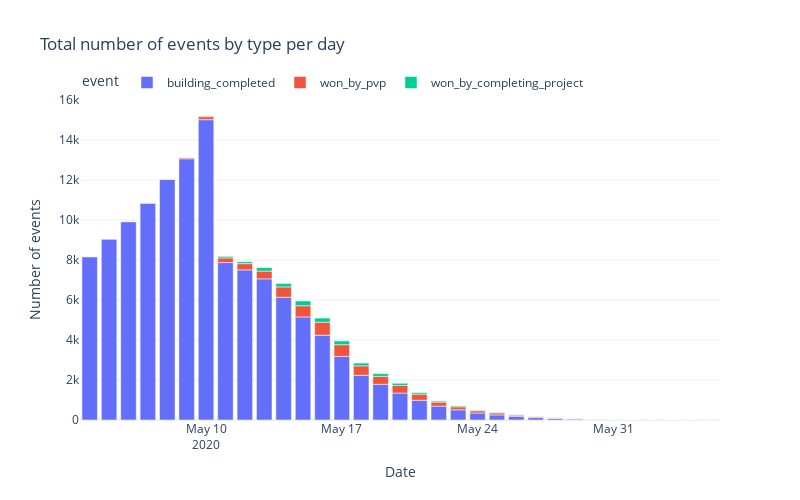

Source (notebook cell):
### Markdown cell above
## Исследовательский анализ данных

Посмотрим, какие основные зависимости в данных мы можем найти: сколько у нас пользователей, откуда они приходят, как себя ведут в игре и прочее.

### Code cell
df_temp = (
    pd.pivot_table(
        data=df_actions.astype({'event_datetime': 'datetime64[D]'}),
        index=['event_datetime', 'event'],
        values='user_id',
        aggfunc='count'
    )
    .reset_index()
    .set_axis(['day_event', 'event', 'event_count'], axis=1)
    .rename_axis('index', axis=1)
)

print(
    'Total number of unique users: ', df_actions.user_id.nunique(), '\n',
    'Total number of events: ', df_actions.event.count(), '\n',
    'Average number of events per unique user: ', round(
        df_actions.event.count() / df_actions.user_id.nunique(), 2
    ),
    sep=''
)

fig = px.bar(
    df_temp,
    x='day_event',
    y='event_count',
    color='event',
    title='Total number of events by type per day',
    labels=dict(
        event_count='Number of events',
        day_event='Date'
    ),
    width=FIG_WIDTH*100,
    height=FIG_HEIGHT*100,
    template='plotly_white'
)
fig.update_layout(
    legend=dict(
        orientation="h",
        yanchor='top', y=1.1, x=0
    )
)
fig.show()

### Figure 1 — Plotly figure (JSON) as saved in the notebook; plotly's stock layout.template omitted (floating-point values rounded to 4 significant figures)
{"data": [{"alignmentgroup": "True", "hovertemplate": "event=building_completed<br>Date=%{x}<br>Number of events=%{y}<extra></extra>", "legendgroup": "building_completed", "marker": {"color": "#636efa", "pattern": {"shape": ""}}, "name": "building_completed", "offsetgroup": "building_completed", "orientation": "v", "showlegend": true, "textposition": "auto", "type": "bar", "x": ["2020-05-04T00:00:00", "2020-05-05T00:00:00", "2020-05-06T00:00:00", "2020-05-07T00:00:00", "2020-05-08T00:00:00", "2020-05-09T00:00:00", "2020-05-10T00:00:00", "2020-05-11T00:00:00", "2020-05-12T00:00:00", "2020-05-13T00:00:00", "2020-05-14T00:00:00", "2020-05-15T00:00:00", "2020-05-16T00:00:00", "2020-05-17T00:00:00", "2020-05-18T00:00:00", "2020-05-19T00:00:00", "2020-05-20T00:00:00", "2020-05-21T00:00:00", "2020-05-22T00:00:00", "2020-05-23T00:00:00", "2020-05-24T00:00:00", "2020-05-25T00:00:00", "2020-05-26T00:00:00", "2020-05-27T00:00:00", "2020-05-28T00:00:00", "2020-05-29T00:00:00", "2020-05-30T00:00:00", "2020-05-31T00:00:00", "2020-06-01T00:00:00", "2020-06-02T00:00:00", "2020-06-03T00:00:00", "2020-06-04T00:00:00", "2020-06-05T00:00:00"], "xaxis": "x", "y": [8170, 9052, 9921, 10847, 12030, 13066, 15022, 7876, 7509, 7060, 6140, 5155, 4243, 3180, 2236, 1787, 1349, 988, 695, 509, 349, 255, 184, 120, 81, 49, 33, 19, 12, 6, 7, 4, 2], "yaxis": "y"}, {"alignmentgroup": "True", "hovertemplate": "event=won_by_pvp<br>Date=%{x}<br>Number of events=%{y}<extra></extra>", "legendgroup": "won_by_pvp", "marker": {"color": "#EF553B", "pattern": {"shape": ""}}, "name": "won_by_pvp", "offsetgroup": "won_by_pvp", "orientation": "v", "showlegend": true, "textposition": "auto", "type": "bar", "x": ["2020-05-04T00:00:00", "2020-05-05T00:00:00", "2020-05-06T00:00:00", "2020-05-07T00:00:00", "2020-05-08T00:00:00", "2020-05-09T00:00:00", "2020-05-10T00:00:00", "2020-05-11T00:00:00", "2020-05-12T00:00:00", "2020-05-13T00:00:00", "2020-05-14T00:00:00", "2020-05-15T00:00:00", "2020-05-16T00:00:00", "2020-05-17T00:00:00", "2020-05-18T00:00:00", "2020-05-19T00:00:00", "2020-05-20T00:00:00", "2020-05-21T00:00:00", "2020-05-22T00:00:00", "2020-05-23T00:00:00", "2020-05-24T00:00:00", "2020-05-25T00:00:00", "2020-05-26T00:00:00", "2020-05-27T00:00:00", "2020-05-28T00:00:00", "2020-05-29T00:00:00", "2020-05-30T00:00:00", "2020-05-31T00:00:00", "2020-06-01T00:00:00", "2020-06-02T00:00:00", "2020-06-03T00:00:00", "2020-06-04T00:00:00", "2020-06-05T00:00:00"], "xaxis": "x", "y": [1, 3, 4, 11, 28, 60, 151, 233, 313, 389, 516, 560, 649, 587, 473, 397, 379, 305, 199, 151, 111, 100, 63, 45, 26, 24, 10, 6, 7, 5, 3, 5, 3], "yaxis": "y"}, {"alignmentgroup": "True", "hovertemplate": "event=won_by_completing_project<br>Date=%{x}<br>Number of events=%{y}<extra></extra>", "legendgroup": "won_by_completing_project", "marker": {"color": "#00cc96", "pattern": {"shape": ""}}, "name": "won_by_completing_project", "offsetgroup": "won_by_completing_project", "orientation": "v", "showlegend": true, "textposition": "auto", "type": "bar", "x": ["2020-05-08T00:00:00", "2020-05-09T00:00:00", "2020-05-10T00:00:00", "2020-05-11T00:00:00", "2020-05-12T00:00:00", "2020-05-13T00:00:00", "2020-05-14T00:00:00", "2020-05-15T00:00:00", "2020-05-16T00:00:00", "2020-05-17T00:00:00", "2020-05-18T00:00:00", "2020-05-19T00:00:00", "2020-05-20T00:00:00", "2020-05-21T00:00:00", "2020-05-22T00:00:00", "2020-05-23T00:00:00", "2020-05-24T00:00:00", "2020-05-25T00:00:00", "2020-05-26T00:00:00", "2020-05-27T00:00:00", "2020-05-28T00:00:00", "2020-05-29T00:00:00", "2020-05-30T00:00:00", "2020-05-31T00:00:00", "2020-06-01T00:00:00", "2020-06-02T00:00:00", "2020-06-03T00:00:00", "2020-06-04T00:00:00"], "xaxis": "x", "y": [1, 3, 34, 76, 96, 175, 174, 237, 207, 188, 138, 135, 109, 77, 52, 47, 31, 27, 15, 15, 11, 6, 1, 4, 1, 4, 1, 1], "yaxis": "y"}], "layout": {"barmode": "relative", "height": 500, "legend": {"orientation": "h", "title": {"text": "event"}, "tracegroupgap": 0, "x": 0, "y": 1.1, "yanchor": "top"}, "title": {"text": "Total number of events by type per day"}, "width": 800, "xaxis": {"anchor": "y", "domain": [0, 1], "title": {"text": "Date"}}, "yaxis": {"anchor": "x", "domain": [0, 1], "title": {"text": "Number of events"}}}}
